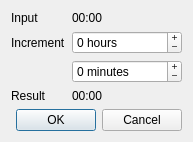
<?xml version="1.0" encoding="UTF-8"?>
<ui version="4.0">
 <class>Dialog</class>
 <widget class="QDialog" name="Dialog">
  <property name="geometry">
   <rect>
    <x>0</x>
    <y>0</y>
    <width>224</width>
    <height>179</height>
   </rect>
  </property>
  <property name="sizePolicy">
   <sizepolicy hsizetype="Fixed" vsizetype="Fixed">
    <horstretch>0</horstretch>
    <verstretch>0</verstretch>
   </sizepolicy>
  </property>
  <property name="windowTitle">
   <string>Dialog</string>
  </property>
  <layout class="QFormLayout" name="formLayout_2">
   <property name="sizeConstraint">
    <enum>QLayout::SetFixedSize</enum>
   </property>
   <item row="1" column="0">
    <widget class="QLabel" name="lbl_input">
     <property name="text">
      <string>Input</string>
     </property>
    </widget>
   </item>
   <item row="2" column="0">
    <widget class="QLabel" name="lbl_result">
     <property name="text">
      <string>Increment</string>
     </property>
    </widget>
   </item>
   <item row="2" column="1">
    <layout class="QVBoxLayout" name="verticalLayout">
     <item>
      <widget class="QSpinBox" name="spin_hour">
       <property name="buttonSymbols">
        <enum>QAbstractSpinBox::PlusMinus</enum>
       </property>
       <property name="correctionMode">
        <enum>QAbstractSpinBox::CorrectToNearestValue</enum>
       </property>
       <property name="suffix">
        <string> hours</string>
       </property>
       <property name="minimum">
        <number>-1000</number>
       </property>
       <property name="maximum">
        <number>1000</number>
       </property>
      </widget>
     </item>
     <item>
      <widget class="QSpinBox" name="spin_minutes">
       <property name="buttonSymbols">
        <enum>QAbstractSpinBox::PlusMinus</enum>
       </property>
       <property name="correctionMode">
        <enum>QAbstractSpinBox::CorrectToNearestValue</enum>
       </property>
       <property name="suffix">
        <string> minutes</string>
       </property>
       <property name="minimum">
        <number>-60000</number>
       </property>
       <property name="maximum">
        <number>60000</number>
       </property>
      </widget>
     </item>
    </layout>
   </item>
   <item row="3" column="0">
    <widget class="QLabel" name="label_3">
     <property name="text">
      <string>Result</string>
     </property>
    </widget>
   </item>
   <item row="4" column="0" colspan="2">
    <widget class="QDialogButtonBox" name="buttonBox">
     <property name="orientation">
      <enum>Qt::Horizontal</enum>
     </property>
     <property name="standardButtons">
      <set>QDialogButtonBox::Cancel|QDialogButtonBox::Ok</set>
     </property>
    </widget>
   </item>
   <item row="1" column="1">
    <widget class="QLabel" name="time_in">
     <property name="text">
      <string>00:00</string>
     </property>
    </widget>
   </item>
   <item row="3" column="1">
    <widget class="QLabel" name="time_result">
     <property name="text">
      <string>00:00</string>
     </property>
    </widget>
   </item>
  </layout>
 </widget>
 <resources/>
 <connections>
  <connection>
   <sender>buttonBox</sender>
   <signal>accepted()</signal>
   <receiver>Dialog</receiver>
   <slot>accept()</slot>
   <hints>
    <hint type="sourcelabel">
     <x>214</x>
     <y>159</y>
    </hint>
    <hint type="destinationlabel">
     <x>157</x>
     <y>131</y>
    </hint>
   </hints>
  </connection>
  <connection>
   <sender>buttonBox</sender>
   <signal>rejected()</signal>
   <receiver>Dialog</receiver>
   <slot>reject()</slot>
   <hints>
    <hint type="sourcelabel">
     <x>214</x>
     <y>165</y>
    </hint>
    <hint type="destinationlabel">
     <x>223</x>
     <y>131</y>
    </hint>
   </hints>
  </connection>
 </connections>
</ui>
